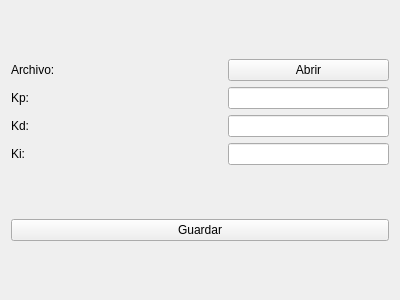
<?xml version="1.0" encoding="UTF-8"?>
<ui version="4.0">
 <class>FromFileControlView</class>
 <widget class="QWidget" name="FromFileControlView">
  <property name="geometry">
   <rect>
    <x>0</x>
    <y>0</y>
    <width>400</width>
    <height>300</height>
   </rect>
  </property>
  <property name="windowTitle">
   <string>Form</string>
  </property>
  <layout class="QVBoxLayout" name="verticalLayout">
   <item>
    <layout class="QGridLayout" name="gridLayout">
     <item row="8" column="0">
      <widget class="QLabel" name="kdLabel">
       <property name="text">
        <string>Kd:</string>
       </property>
      </widget>
     </item>
     <item row="5" column="0">
      <widget class="QLabel" name="kpLabel">
       <property name="text">
        <string>Kp:</string>
       </property>
      </widget>
     </item>
     <item row="2" column="2">
      <widget class="QPushButton" name="openFile">
       <property name="text">
        <string>Abrir</string>
       </property>
      </widget>
     </item>
     <item row="8" column="2">
      <widget class="QLineEdit" name="kdLineEdit"/>
     </item>
     <item row="2" column="0">
      <widget class="QLabel" name="fileLabel">
       <property name="text">
        <string>Archivo:</string>
       </property>
      </widget>
     </item>
     <item row="5" column="2">
      <widget class="QLineEdit" name="kpLineEdit"/>
     </item>
     <item row="2" column="1">
      <widget class="QLabel" name="filenameLabel">
       <property name="text">
        <string/>
       </property>
       <property name="alignment">
        <set>Qt::AlignCenter</set>
       </property>
      </widget>
     </item>
     <item row="5" column="1">
      <spacer name="horizontalSpacer">
       <property name="orientation">
        <enum>Qt::Horizontal</enum>
       </property>
       <property name="sizeHint" stdset="0">
        <size>
         <width>40</width>
         <height>20</height>
        </size>
       </property>
      </spacer>
     </item>
     <item row="9" column="2">
      <widget class="QLineEdit" name="kiLineEdit"/>
     </item>
     <item row="9" column="0">
      <widget class="QLabel" name="kiLabel">
       <property name="text">
        <string>Ki:</string>
       </property>
      </widget>
     </item>
    </layout>
   </item>
   <item>
    <widget class="QPushButton" name="saveButton">
     <property name="text">
      <string>Guardar</string>
     </property>
    </widget>
   </item>
  </layout>
 </widget>
 <resources/>
 <connections/>
</ui>
